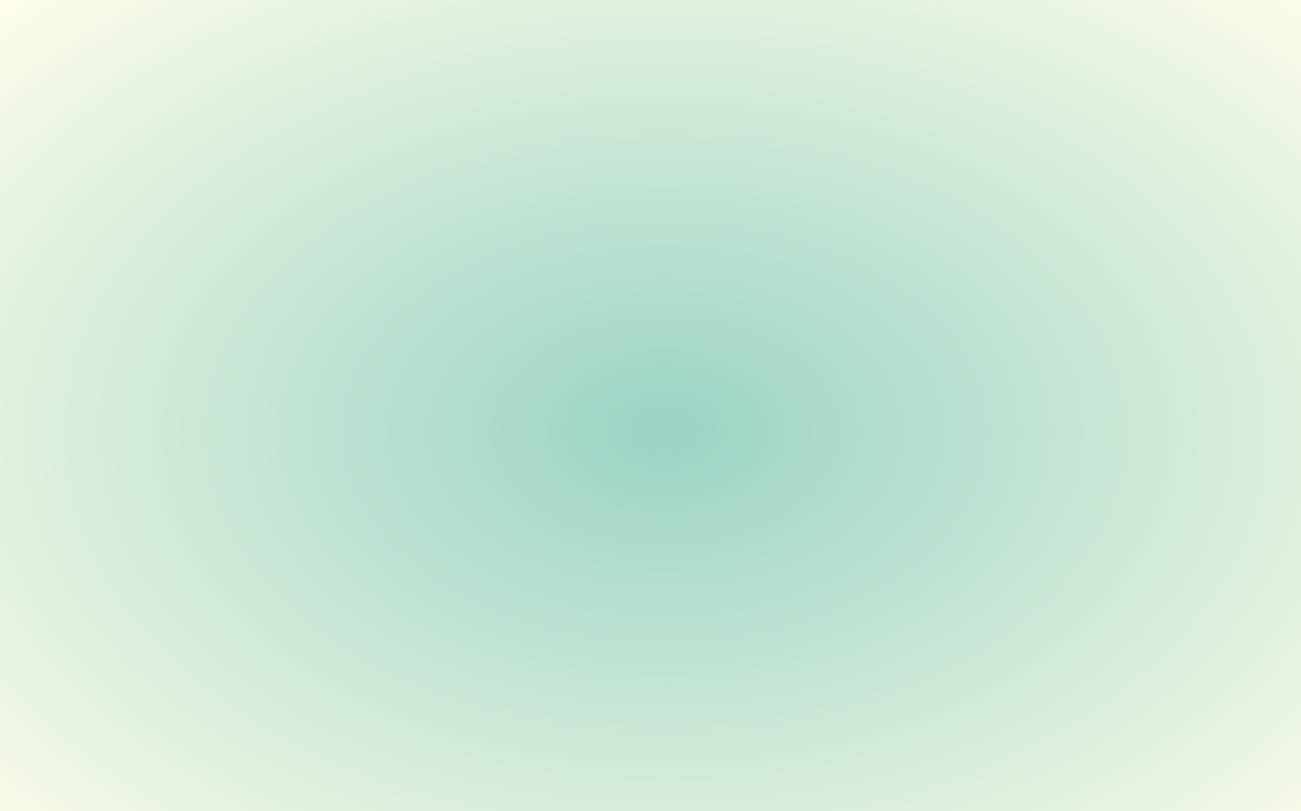
<?xml version="1.0" encoding="UTF-8"?>
<ui version="4.0">
 <class>MainWindow</class>
 <widget class="QMainWindow" name="MainWindow">
  <property name="geometry">
   <rect>
    <x>0</x>
    <y>0</y>
    <width>1301</width>
    <height>811</height>
   </rect>
  </property>
  <property name="windowTitle">
   <string>MainWindow</string>
  </property>
  <widget class="QWidget" name="centralwidget">
   <widget class="QWidget" name="widget" native="true">
    <property name="geometry">
     <rect>
      <x>0</x>
      <y>0</y>
      <width>1301</width>
      <height>851</height>
     </rect>
    </property>
    <property name="styleSheet">
     <string notr="true">QWidget#widget{
background-color:qradialgradient(spread:pad, cx:0.512, cy:0.511364, radius:0.73, fx:0.511, fy:0.505364, stop:0 rgba(154, 211, 197, 255), stop:1 rgba(255, 253, 234, 255));}</string>
    </property>
   </widget>
  </widget>
 </widget>
 <resources/>
 <connections/>
</ui>
